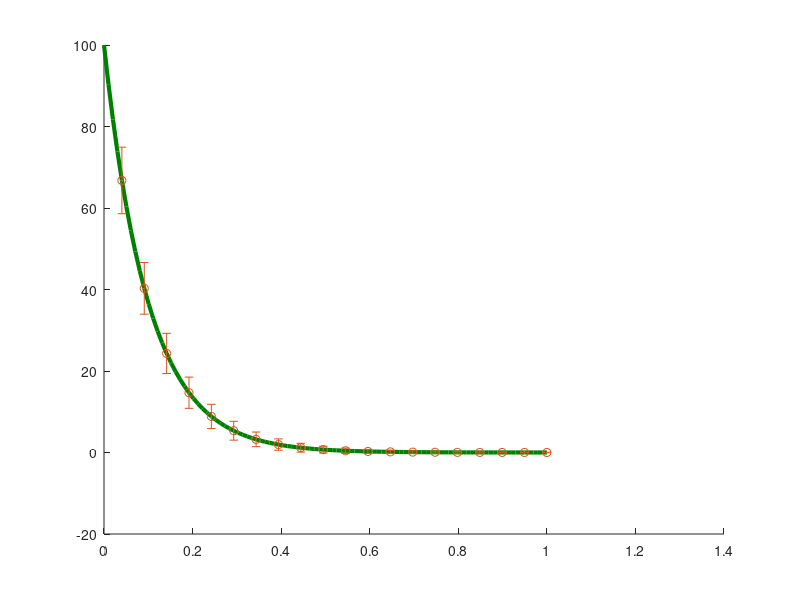

Recreate this plot in MATLAB. (Note: this script raises an error after producing the figure.)
clear all; close all;
nx = 100;
nr = 5000;
x = linspace(0,1,nx);
stride = nx/20;
%% Exponential Sqrt Gradient: Fig 1A
A = 100;
lam = 0.1;
lmi_max = 7;
grad_a_mean = A * exp(-x/lam);
grad_a = repmat(grad_a_mean, nr, 1);
grad_a =  grad_a + randn(nr,nx) .* (sqrt(grad_a));
abs_d_grad_a = abs(A/lam * exp(-x/lam));
% [X,Y,maps] = construct_decoding_maps(x, grad_a);
figure,
hold on
plot(x, grad_a_mean,'LineWidth',3,'Color',[0 0.5 0])
errorbar(x(5:stride:end), grad_a_mean(5:stride:end), sqrt(grad_a_mean(5:stride:end)), "o", "MarkerSize", 1, 'LineWidth',3,'Color',[0 0.5 0])
ax=gca;ax.LineWidth=3;
set(gca,'XTickLabel',[], 'YTickLabel', [])
set(gca,'XTick',[], 'YTick', [])
axes('Position',[.45 .45 .4 .4])
box on
% plot(x,lmi_1a,'k','LineWidth',3)
lmi_1a = calculate_lmi(x, grad_a);
plot_lmi(x, grad_a, 'k', stride)
ax1=gca;ax1.LineWidth=3;
set(gca,'XTickLabel',[], 'YTickLabel', [])
set(gca,'XTick',[], 'YTick', [])
ylim([0,lmi_max])
saveas(gcf, "media/figure_1/1a")
clean(ax); clean(ax1);
exportgraphics(gcf, "media/figure_1/1a_clean.tiff")


